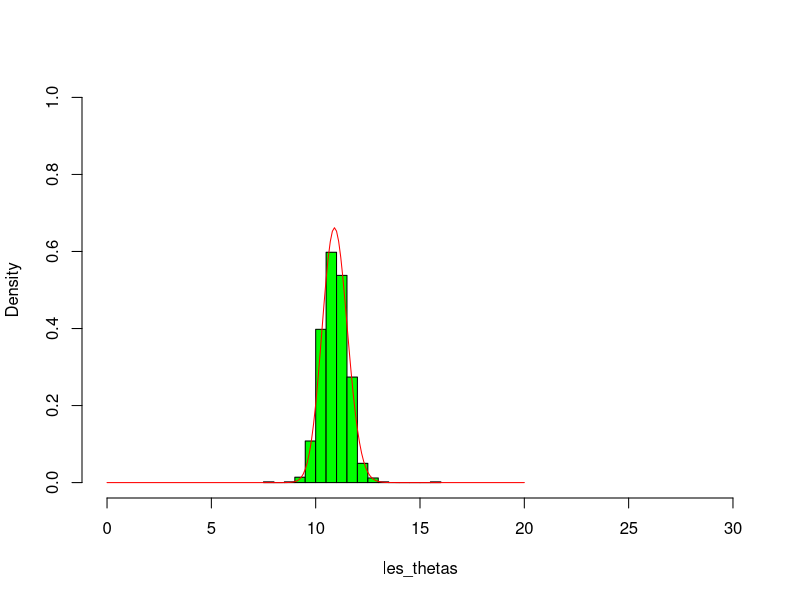
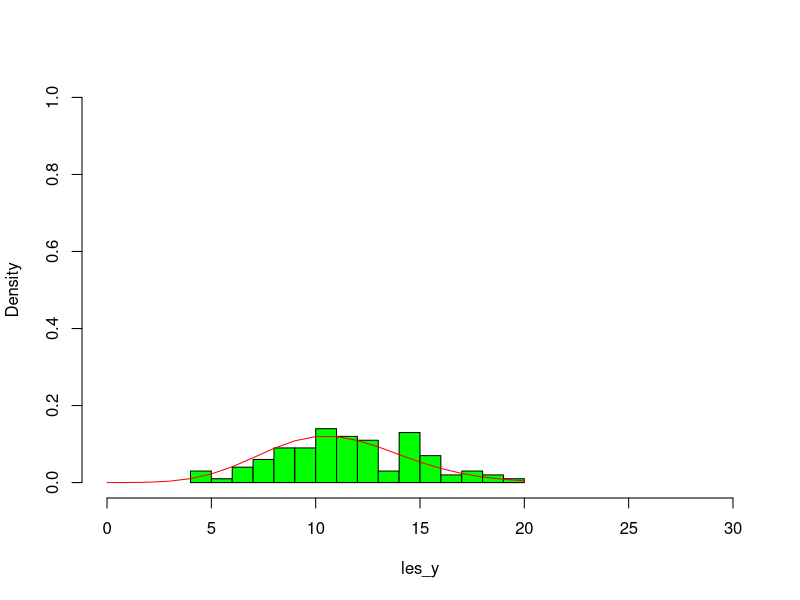
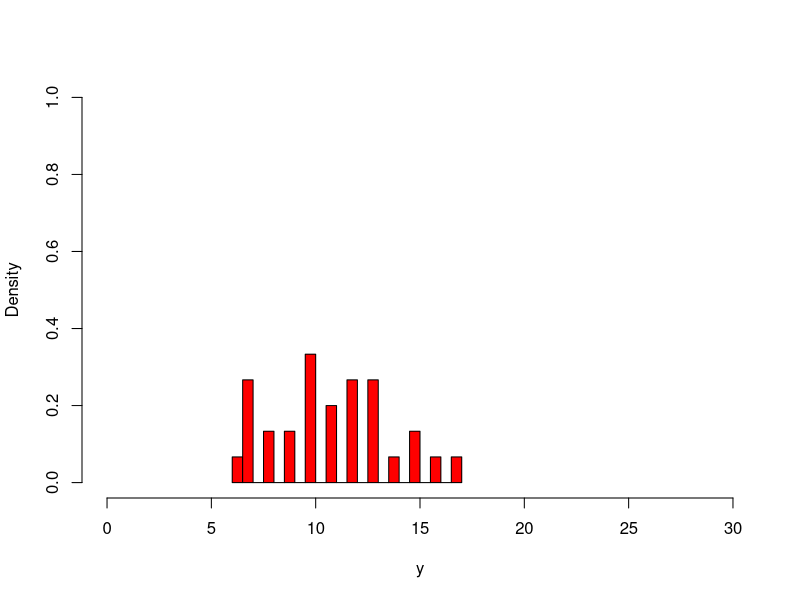
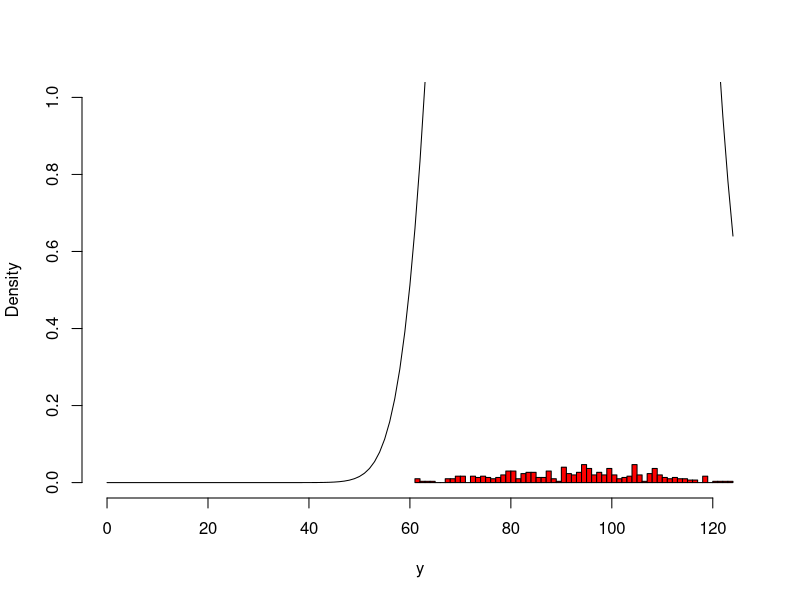

Here is the R script that generated these plots, in order:
## ---- chunk 1
theta.reel = 11
n = 30#taille du tirage, ne peut pas être beaucoup plus grand sinon on risque d'overflow dans le calcul de r
y = rpois(n, theta.reel)

#on fait un tirage de thetas avec l'algorithme de Metropolis-Hastings
nthetas = 1000
les_thetas = c()
for (i in seq(1:nthetas)){
  #Metropolis-Hastings
  
  #Etape 1 : initialisation
  niter = 100
  theta.t = 11

  for (k in seq(1:niter)){
    #Etape 2
    theta.star = rexp(1, rate=1/theta.t)
    #Etape 3
    if ((theta.star / theta.t)^(n*mean(y) - 1) != Inf){
      r = exp(-n * (theta.star - theta.t)) * (theta.star / theta.t)^(n*mean(y) - 1) * dexp(theta.t, rate=1/theta.star) / dexp(theta.star, rate=1/theta.t)
     # print(r)
      if (is.nan(r)){
        next
      }
        #etape 4
      if (1 < r){
        p = 1
      }
      else{
        p = r
      }
    }
    else{
      p = 1
      
    }
    tirage = runif(1)
    if (tirage < p){
      theta.t = theta.star
    }
    #etape 5 done
  }
  les_thetas = c(les_thetas, theta.t)
}
## ---- chunk 2
value = les_thetas
summary(value)
t.test(value)

## ---- chunk 3
hist(les_thetas, breaks=20, prob=T, main=NULL, xlim=c(0, 30), ylim = c(0,1), col="green")  # on trace l'histogramme des thétas normalisé à 1
x_graph = seq(from=0, to=20, by=0.1)
y_graph = dgamma(x_graph, shape=n*mean(y), scale= 1/n) #on trace la densité réelle
lines(x_graph, y_graph, col = "red") #on superpose les deux graphes

## ---- chunk 4
theta = 11
n = 30 #taille du tirage, ne peut pas être beaucoup plus grand sinon on risque d'overflow dans le calcul de r

#on fait un tirage de thetas avec l'algorithme de Metropolis-Hastings
ny = 100
les_y = c()
for (i in seq(1:ny)){
  #Metropolis-Hastings
  
  #Etape 1 : initialisation
  niter = 100
  y.t = 11

  for (k in seq(1:niter)){
    #Etape 2
    y.star = rexp(1, rate=1/y.t)
    #Etape 3
    if (1 != Inf){
      r = (theta)^(y.star - y.t) * (factorial(y.t)/factorial(y.star))* dexp(y.t, rate=1/y.star) / dexp(y.star, rate=1/y.t)
     # print(r)
      if (is.nan(r)){
        next
      }
        #etape 4
      if (1 < r){
        p = 1
      }
      else{
        p = r
      }
    }
    else{
      p = 1
      
    }
    tirage = runif(1)
    if (tirage < p){
      y.t = y.star
    }
    #etape 5 done
  }
  les_y = c(les_y, y.t)
}

hist(les_y, breaks=20, prob=T, main=NULL, xlim=c(0, 30), ylim = c(0,1), col="green")  # on trace l'histogramme des thétas normalisé à 1
x_graph = seq(from=0, to=20, by=1)
y_graph = dpois(x_graph, lambda = theta) #on trace la densité réelle
lines(x_graph, y_graph, col = "red") #on su

hist(y, breaks=20, prob=T, main=NULL, xlim=c(0, 30), ylim = c(0,1), col="red")

## ---- chunk 5

#on commence par récupérer les données
#y <- scan('TP3_mpa_2020.txt')
theta1 = 80
theta2 = 100
y = c(rpois(100, theta1), rpois(200, theta2))
n = length(y)

#on définit le nombre de catégories
K = 3

#on initialise les vecteurs z et thetas
z <- floor(runif(n, 1, K+1)) # il n'y a que deux catégories alors les valeur seront 1 et 2
#t <- runif(K, 0, max(y)) #theta init entre 0 et max y
t<- rep(mean(y), K)
t
#on fait tourner l'algo

niter=1000
for (iter in seq(1:niter)){
  #GS1 : maj de z
    #On parcourt le vecteur z
    for (i in seq(1:n)){
          #On définit la nouvelle loi de probas : vecteur de longueur K des p(z=k)
        probas_z = c()
        for (k in seq (1:K)){
          new =  sum((t/t[k])^y[i]*exp(-t + t[k]))
          probas_z = c(probas_z, 1 /new)
        }
        #print(probas_z)
        #On fait un tirage suivant cette loi
        
        z[i] = sample(1:K, 1, prob=probas_z)
    }
  #GS2 : maj de theta
  #on parcourt le vecteur theta
    for (k in seq(1:K)){
      #on recupere et on compte les y dans la catégorie k
      yk = c()
      nk = 0
      for (i in seq(1:n)){
        if (z[i] == k){
          yk = c(yk, y[i])
          nk = nk + 1
        }
      }
      t[k] = rgamma(1, nk * mean(yk), nk)
    }
}

print(t)
#maintenant on estime la performance : on calcule la densité de la grande loi en pondérant les poissons

#on compte la répartitions des zk :
pk = rep(0, K)
for (i in seq(1:n)){
  pk[z[i]] = pk[z[i]] + 1
}
#on trace l'histogramme de y :
hist(y, breaks=50, prob=T, main=NULL, xlim=c(0, max(y)), ylim = c(0,1), col="red")  # on trace l'histogramme des y normalisé à 1
x_graph = seq(from=0, to=max(y), by=1)
y_graph = c()
for (v in seq(1, length(x_graph))){
  y_graph = c(y_graph, sum(pk * dpois(x_graph[v], t)))
}
lines(x_graph, y_graph)



